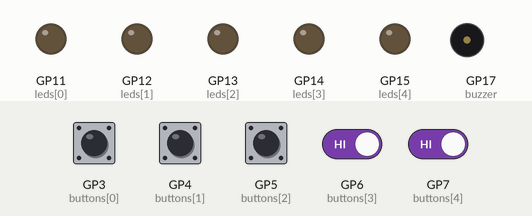
Simulated run of this program. Board: Raspberry Pi Pico running MicroPython. Parts: output pins drawn as LEDs (lit = HIGH), buzzer (waves = sounding). Dashed ring = blinking. The inputs (shaded band) are chosen by the test bench; at power-on: GP3 (buttons[0]), GP4 (buttons[1]), GP5 (buttons[2]), GP6 (buttons[3]), GP7 (buttons[4]) HIGH. Random numbers come from a fixed seed.

Above: at 1.2 s.
1.3 s: GP4 (buttons[1]) pulled LOW for 0.15 s
4.4 s: GP3 (buttons[0]) pulled LOW for 0.15 s
7.3 s: GP5 (buttons[2]) pulsed LOW 5 times (0.12 s each, 0.3 s apart)
At 8.2 s:
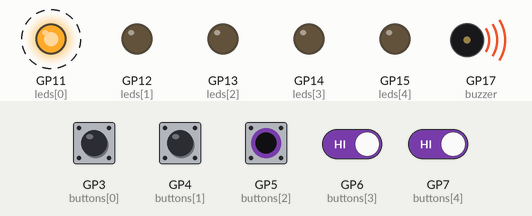
10.3 s: GP6 (buttons[3]) driven LOW and GP7 (buttons[4]) driven LOW
At 11.7 s:
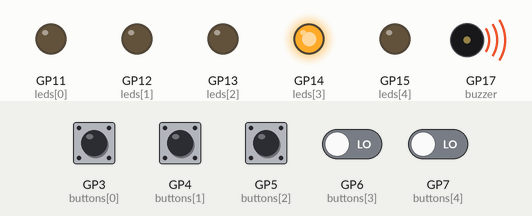
12.8 s: GP6 (buttons[3]) driven HIGH
At 15.5 s:
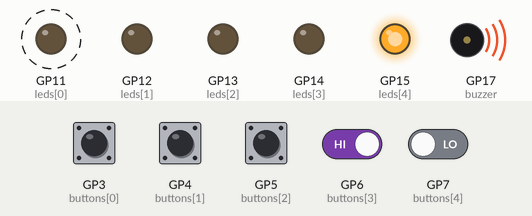
15.8 s: GP7 (buttons[4]) driven HIGH
At 16.05 s:
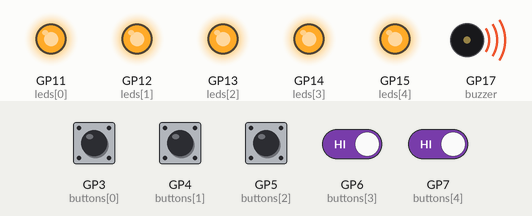
Timing chart, 0 to 18.7 s (numbered marks = the images above; inputs shaded):
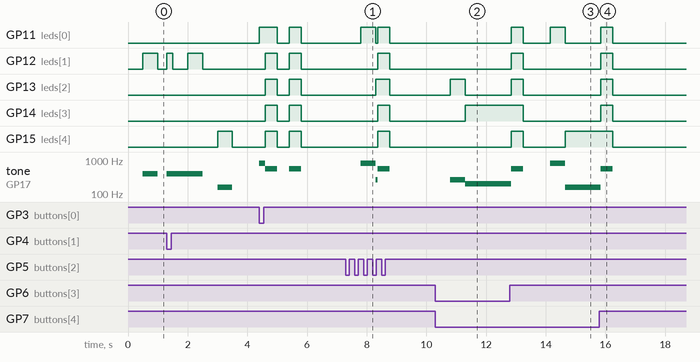

Measured:
- after the input at 7.3 s, GP11 (leds[0]): alternates HIGH for 0.45 s and LOW for 0.07 s, 4 changes in all, then stays LOW, starting after 0.50 s; GP12 (leds[1]): LOW → HIGH after 1.1 s, → LOW 0.40 s later
- after the input at 10.3 s, GP13 (leds[2]): LOW → HIGH after 0.50 s, → LOW 0.50 s later; GP14 (leds[3]): LOW → HIGH after 1.0 s; tone on GP17 (buzzer): silent → 266 Hz after 0.50 s, → 200 Hz 0.50 s later
- after the input at 12.8 s, GP11 (leds[0]): alternates HIGH for 0.45 s and LOW for 0.90 s, starting after 0.05 s; GP12 (leds[1]): LOW → HIGH after 0.05 s, → LOW 0.40 s later
- after the input at 15.8 s, GP11 (leds[0]), GP12 (leds[1]), GP13 (leds[2]), GP14 (leds[3]): LOW → HIGH after 0.05 s, → LOW 0.40 s later; GP15 (leds[4]): HIGH → LOW after 0.45 s; tone on GP17 (buzzer): 160 Hz → 550 Hz after 0.05 s, → silent 0.40 s later
- by itself, GP13 (leds[2]), GP14 (leds[3]): alternates HIGH for 0.40 s and LOW for 0.40 s, 4 changes in all, then stays LOW

The program:

simonSays2.py
```python
from machine import Pin, Timer, PWM
import random, time

randomIntList = []
user_input = []
buzzer = PWM(Pin(17))

leds = [
	Pin(11, Pin.OUT), #Red
	Pin(12, Pin.OUT), #Green
	Pin(13, Pin.OUT), #Blue
	Pin(14, Pin.OUT), #Yellow
	Pin(15, Pin.OUT) #Black
]

buttons = [
	Pin(3, Pin.IN, Pin.PULL_UP), #Red
	Pin(4, Pin.IN, Pin.PULL_UP), #Green
	Pin(5, Pin.IN, Pin.PULL_UP), #Blue
	Pin(6, Pin.IN, Pin.PULL_UP), #Yellow
	Pin(7, Pin.IN, Pin.PULL_UP) #Black
]

def waitForButton():
    now = time.ticks_ms()
    while time.ticks_ms() - now < 3000:
        #time allowance has not expired
        #listen for button presses
        for i in range(len(buttons)):
            if buttons[i].value() == 0: #This means the button is pushed down
                leds[i].value(1)
                while buttons[i].value() == 0:
                    frequency = 800 // (i+1)
                    buzzer.freq(frequency)
                    buzzer.duty_u16(32768)

                buzzer.duty_u16(30)
                time.sleep(0.05)
                leds[i].value(0)
                return i
    return -1

def checkUserInput(): #Makes sure user input matches pattern
    for i in range(len(randomIntList)):
        user_input.append(waitForButton())
        if user_input[i] != randomIntList[i]:
            roundCount()
            randomIntList.clear() #Clear here because game is over
            user_input.clear() #Clear here because game is over
            return
    user_input.clear() #Clear here to prepare list for next comparison

def roundCount(): #Flashes all lights to denote round number
    round_count = 0
    for i in range(len(randomIntList)):
        round_count += 1
    for i in range(round_count): #There's probably a better way to do this
        leds[0].value(1)
        leds[1].value(1)
        leds[2].value(1)
        leds[3].value(1)
        leds[4].value(1)
        buzzer.freq(550)
        buzzer.duty_u16(32768)
        time.sleep(0.4)
        buzzer.duty_u16(0)
        leds[0].value(0)
        leds[1].value(0)
        leds[2].value(0)
        leds[3].value(0)
        leds[4].value(0)
        time.sleep(0.4)
    waitToStart()

def randomLED(): #Generates random LED pattern
    randomLED = random.randint(0,4)
    randomIntList.append(randomLED)
    for i in range(len(randomIntList)):
        time.sleep(0.5)
        leds[randomIntList[i]].value(1)

        frequency = 800 // (randomIntList[i]+1)
        buzzer.freq(frequency)
        buzzer.duty_u16(32768)
        time.sleep(0.5)
        leds[randomIntList[i]].value(0)
        buzzer.duty_u16(0)

def waitToStart(): #Waits for a button push before starting the game
    while True:
        for i in range(len(buttons)):
            if buttons[i].value() == 0:
                return

def loop():
    randomLED()
    checkUserInput()

if __name__ == '__main__':
	while True:
		loop()
```
